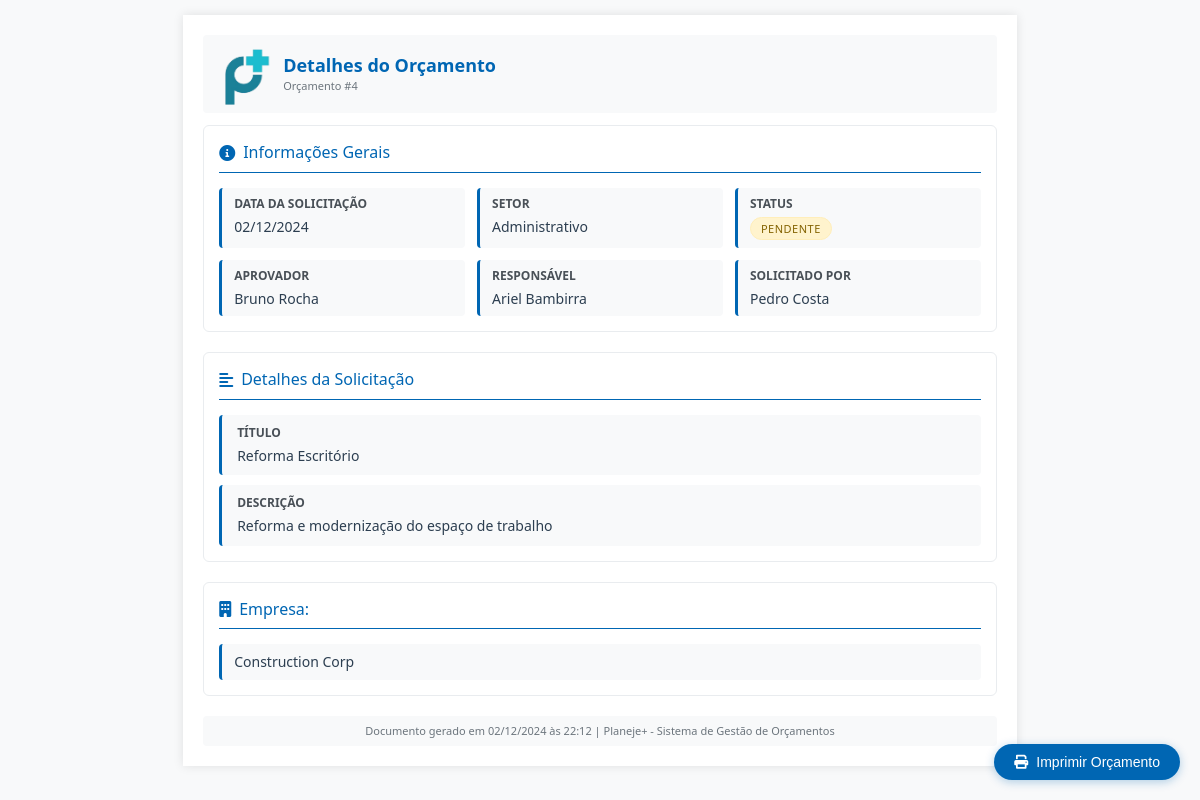
/budget/4/print (signed in), run on an earlier commit of the app's database.
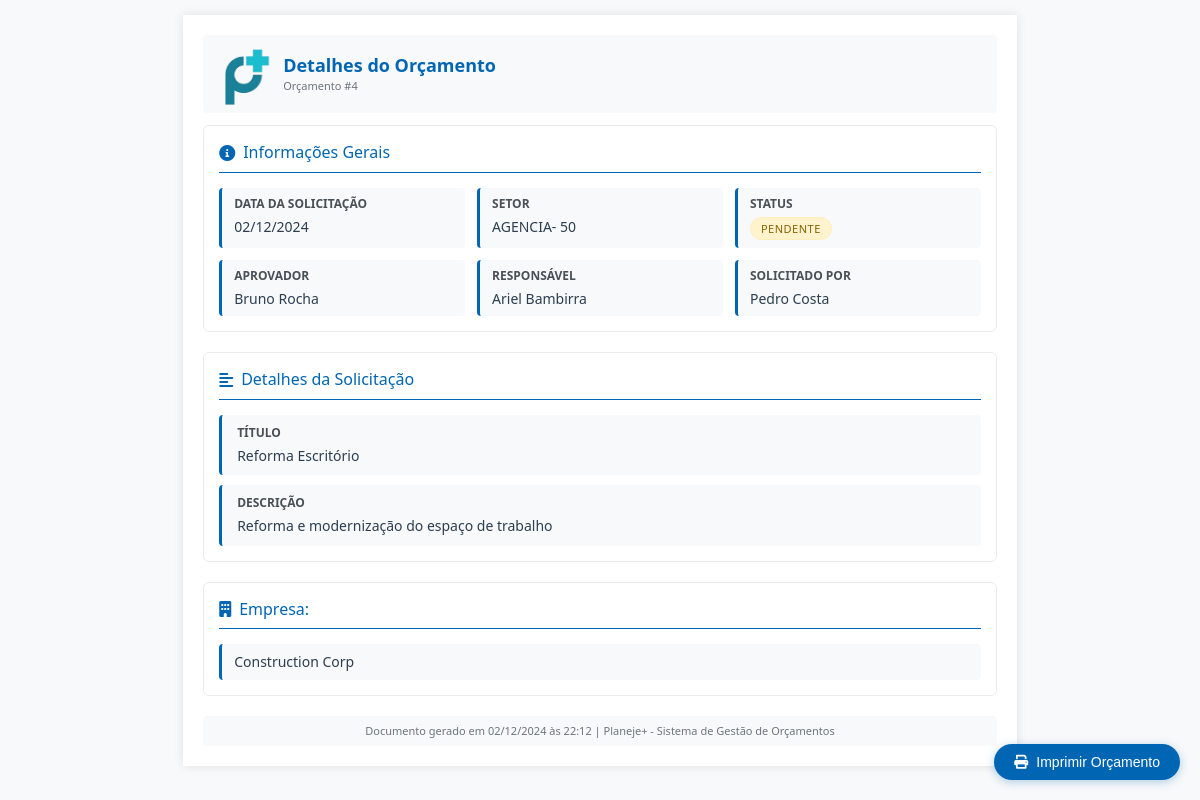
And on a later commit of the database.
### models.py (models this page shows, shortened)
class Budget(db.Model):
    id = db.Column(db.Integer, primary_key=True)
    title = db.Column(db.String(100), nullable=False)
    description = db.Column(db.Text, nullable=False)
    requested_name = db.Column(db.String(100), nullable=False)  # Nome do Cadastrador
    solicitado = db.Column(db.String(100), nullable=False)  # Nome do Solicitante
    sector = db.Column(db.String(100), nullable=False)  # Setor (antigo agency)
    status = db.Column(db.String(20), default='pendente')
    request_date = db.Column(db.DateTime, default=datetime.utcnow)
    solicitante_id = db.Column(db.Integer, db.ForeignKey('user.id'), nullable=False)
    aprovador_id = db.Column(db.Integer, db.ForeignKey('user.id'), nullable=False)
    companies = db.relationship('Company', backref='budget', lazy=True, cascade='all, delete-orphan')

class User(UserMixin, db.Model):
    id = db.Column(db.Integer, primary_key=True)
    name = db.Column(db.String(100), nullable=False)
    email = db.Column(db.String(120), unique=True, nullable=False)
    password = db.Column(db.String(200), nullable=False)
    contact = db.Column(db.String(20))
    role = db.Column(db.String(20), nullable=False)  # 'administrador', 'aprovador', 'solicitante'
    is_active = db.Column(db.Boolean, default=True)
    budgets_requested = db.relationship('Budget', backref='solicitante', lazy=True, foreign_keys='Budget.solicitante_id')
    budgets_approved = db.relationship('Budget', backref='aprovador', lazy=True, foreign_keys='Budget.aprovador_id')

class Company(db.Model):
    id = db.Column(db.Integer, primary_key=True)
    name = db.Column(db.String(100), nullable=False)
    budget_id = db.Column(db.Integer, db.ForeignKey('budget.id'), nullable=False)
    attachment_filename = db.Column(db.String(200))
    attachment_path = db.Column(db.String(500))

### routes.py (the view)
@app.route('/budget/<int:id>/print')
@login_required
def print_budget(id):
    budget = Budget.query.get_or_404(id)
    if current_user.role == 'aprovador' and budget.aprovador_id != current_user.id:
        flash('Você só pode visualizar orçamentos designados a você', 'danger')
        return redirect(url_for('dashboard'))
    if current_user.role == 'solicitante' and budget.solicitante_id != current_user.id:
        flash('Você só pode visualizar seus próprios orçamentos', 'danger')
        return redirect(url_for('dashboard'))
    return render_template('print_budget.html',
                         budget=budget,
                         datetime=datetime)

### app.py (called while the page is built)
def create_app():
    app = Flask(__name__)
    app.config.from_object(Config)
    if not os.path.exists(app.config['UPLOAD_FOLDER']):
        os.makedirs(app.config['UPLOAD_FOLDER'])
    db.init_app(app)
    login_manager.init_app(app)
    mail.init_app(app)
    migrate.init_app(app, db)
    csrf.init_app(app)
    login_manager.login_view = 'login'
    @login_manager.user_loader
    def load_user(user_id):
        from models import User
        return User.query.get(int(user_id))
    return app

### templates/print_budget.html (shortened to what this page needs)
<!DOCTYPE html>
<html lang="pt-BR">
<head>
    <link rel="stylesheet" href="https://cdnjs.cloudflare.com/ajax/libs/font-awesome/6.0.0/css/all.min.css">
</head>
<body>
    <div class="print-container">
        <div class="header">
            <div class="logo-container">
                <img src="{{ url_for('static', filename='img/logo-planeje.png') }}" alt="Planeje+" class="logo">
            </div>
            <div>
                <h1 class="document-title">Detalhes do Orçamento</h1>
                <div class="budget-id">Orçamento #{{ budget.id }}</div>
            </div>
        </div>
        <div class="section">
            <div class="section-title">
                <i class="fas fa-info-circle"></i>
                Informações Gerais
            </div>
            <div class="info-grid">
                <div class="info-item">
                    <div class="info-label">Data da Solicitação</div>
                    <div class="info-value">{{ budget.request_date.strftime('%d/%m/%Y') }}</div>
                </div>
                <div class="info-item">
                    <div class="info-label">Setor</div>
                    <div class="info-value">{{ budget.sector }}</div>
                </div>
                <div class="info-item">
                    <div class="info-label">Status</div>
                    <div class="info-value">
                        <span class="status-badge status-{{ budget.status }}">
                            {{ budget.status|title }}
                        </span>
                    </div>
                </div>
                <div class="info-item">
                    <div class="info-label">Aprovador</div>
                    <div class="info-value">{{ budget.aprovador.name }}</div>
                </div>
                <div class="info-item">
                    <div class="info-label">Responsável</div>
                    <div class="info-value">{{ budget.solicitante.name }}</div>
                </div>
                <div class="info-item">
                    <div class="info-label">Solicitado por</div>
                    <div class="info-value">{{ budget.solicitado }}</div>
                </div>
            </div>
        </div>
        <div class="section">
            <div class="section-title">
                <i class="fas fa-align-left"></i>
                Detalhes da Solicitação
            </div>
            <div class="details-item">
                <div class="info-label">Título</div>
                <div class="info-value">{{ budget.title }}</div>
            </div>
            <div class="details-item">
                <div class="info-label">Descrição</div>
                <div class="info-value">{{ budget.description }}</div>
            </div>
        </div>
        {% if budget.companies %}
        <div class="section">
            <div class="section-title">
                <i class="fas fa-building"></i>
                Empresa:
            </div>
            <div class="company-section">
                <div class="info-value">{{ budget.companies[0].name }}</div>
            </div>
        </div>
        {% endif %}
        <div class="footer">
            <p>Documento gerado em {{ datetime.now().strftime('%d/%m/%Y às %H:%M') }} | Planeje+ - Sistema de Gestão de Orçamentos</p>
        </div>
    </div>
    <button onclick="window.print()" class="print-button no-print">
        <i class="fas fa-print"></i>
        Imprimir Orçamento
    </button>
</body>
</html>

### templates/print_budget.html (style rules this page uses)
body { font-family: 'Segoe UI', Tahoma, Geneva, Verdana, sans-serif; line-height: 1.4; color: #2c3e50; margin: 0; padding: 15px; background-color: #f8f9fa; }
.print-container { max-width: 210mm; margin: 0 auto; background: white; padding: 20px; box-shadow: 0 0 10px rgba(0,0,0,0.1); }
.header { display: flex; align-items: center; margin-bottom: 12px; padding: 8px; background: #f8f9fa; border-radius: 4px; gap: 12px; }
.logo-container { width: 60px; }
.logo { width: 100%; height: auto; display: block; }
.document-title { color: #0066b3; font-size: 18px; margin: 0; font-weight: 600; line-height: 1.2; }
.budget-id { color: #6c757d; font-size: 11px; margin-top: 1px; }
.section { margin-bottom: 20px; padding: 15px; background: #ffffff; border-radius: 6px; border: 1px solid #e9ecef; }
.section-title { color: #0066b3; font-size: 16px; margin-bottom: 15px; padding-bottom: 8px; border-bottom: 1px solid #0066b3; display: flex; align-items: center; }
.section-title i { margin-right: 8px; }
.info-grid { display: grid; grid-template-columns: repeat(3, 1fr); gap: 12px; }
.info-item { background: #f8f9fa; padding: 8px 12px; border-radius: 4px; border-left: 3px solid #0066b3; }
.details-item { background: #f8f9fa; padding: 10px 15px; border-radius: 4px; border-left: 3px solid #0066b3; margin-bottom: 10px; }
.details-item:last-child { margin-bottom: 0; }
.details-item .info-value { white-space: pre-line; }
.status-badge { display: inline-block; padding: 3px 10px; border-radius: 12px; font-size: 11px; font-weight: 500; text-transform: uppercase; letter-spacing: 0.5px; }
.status-pendente { background-color: #fff3cd; color: #856404; border: 1px solid #ffeeba; }
.company-section { background: #f8f9fa; padding: 8px 12px; border-radius: 4px; border-left: 3px solid #0066b3; }
.company-section .info-value { font-weight: 500; color: #2c3e50; }
.info-label { font-weight: 600; color: #495057; font-size: 12px; text-transform: uppercase; margin-bottom: 4px; }
.info-value { color: #2c3e50; font-size: 14px; }
.footer { margin-top: 15px; padding: 8px; background: #f8f9fa; border-radius: 4px; text-align: center; color: #6c757d; font-size: 11px; }
.footer p { margin: 0; line-height: 1.3; }
.print-button { position: fixed; bottom: 20px; right: 20px; background: #0066b3; color: white; border: none; padding: 10px 20px; border-radius: 50px; cursor: pointer; box-shadow: 0 2px 10px rgba(0,102,179,0.3); display: flex; align-items: center; gap: 8px; font-size: 14px; }

What changed in the data, as far as the page shows it:
changed Budget "Pedro Costa": sector "Administrativo" → "AGENCIA- 50"
